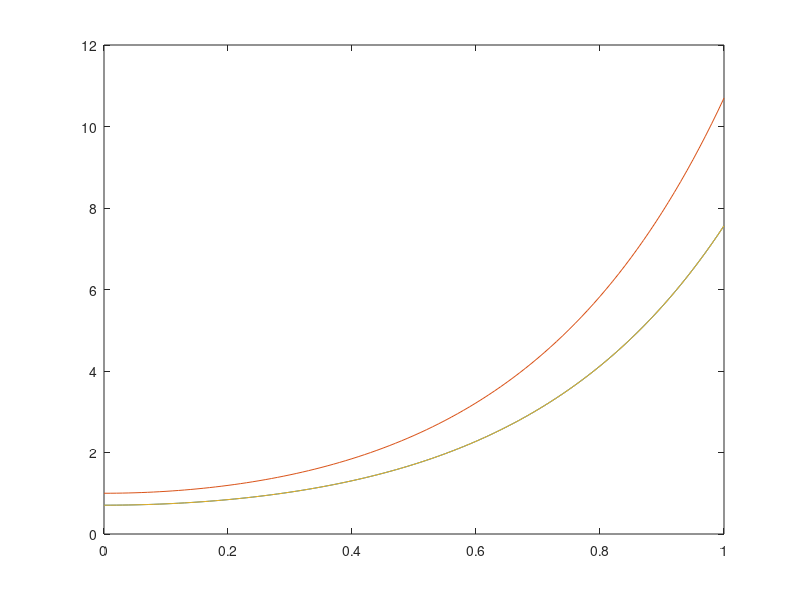

Write the MATLAB code that produced this figure.
# Ejercicio 27 integrador. Página 114
# Es de segundo orden en 'x' y en primer orden en 't'
# usando reduccion de orden y euler mejorado

function reduccion_euler_mejorado


    L = 1.0;
    c = 1.0;
    dt = 0.01;
    dx = L / 4;

    # Discretizamos en 5 puntos
    x = 0.0 : dx : L;
    t = 0.0 : dt : 1.0;

    l = c * c /  (dx * dx);
    K = [-2, 1, 0; 1, -2, 1; 0, 1, -2];

    A = [zeros(3, 3), eye(3); -l * K, zeros(3, 3)];

    # Condiciones iniciales
    u_0 = [sin(pi * x(2) / L); sin(pi * x(3) / L); sin(pi * x(4) / L)];
    du_0 = [0; 0; 0];

    # Reduccion de orden euler mejorado
    u = [u_0; du_0];
    for i = 2 : length(t)

        previous = u(:, i - 1);
        slope1 = A * previous;

        u_next = previous + dt * slope1;

        slope2 = A * u_next;
        slope_average = (slope1 + slope2) / 2.0;

        u(:, i) = previous + dt * slope_average;
    end

    # Muestro solamente las primeras 3 funciones, que corresponden a las
    # funciones U(t) y no a sus derivadas
    plot(t, u(1 : 3, :))


endfunction
